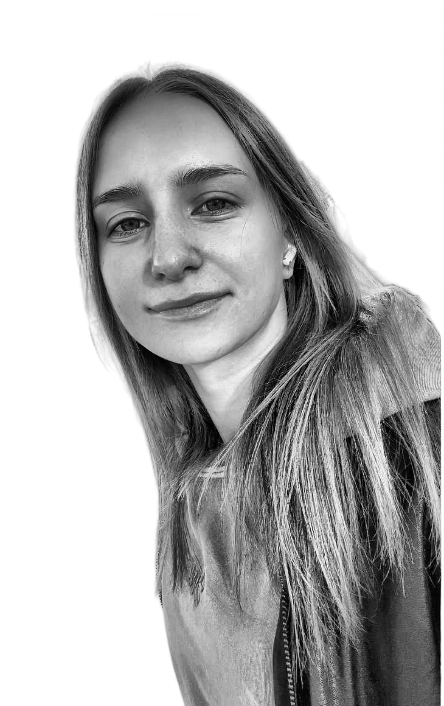
#> input picture source-prepped.png, 444 x 706 px, found by its file name
$ python make_ascii_svg.py
#> lines starting #> are read from the running program, lines starting #| are printed output that depends on the picture
"""
Перетворює source-prepped.png на самодрукуючий монохромний
ASCII-портрет у форматі анімованого SVG.

Використання:
    python scripts/make_ascii_svg.py
Результат: avi-ascii.svg (тут: portrait.svg за замовчуванням)
"""
import sys

import numpy as np
from PIL import Image, ImageFilter

# рампа символів: пробіл (яскраво/фон) -> щільні символи (темно/об'єкт).
# Довша й щільніша рампа з плавним переходом дає більше рівнів сірого,
# тому риси обличчя (тіні під бровами, вилиці, губи) не губляться в шумі.
RAMP = " .:-=+*#%@"

GRID_W = 210   # символів по горизонталі (визначає роздільність портрета)

FONT_SIZE = 8
CHAR_W = FONT_SIZE * 0.6   # приблизна ширина моноширинного символу
CHAR_H = FONT_SIZE * 1.15  # висота рядка

FILL_COLOR = "#c9d1d9"  # світло-сірий, монохром - без райдужних кольорів

GAMMA = 0.85  # <1 підсвітлює середні тони, підкреслюючи риси обличчя


def image_to_ascii_grid(path: str, grid_w: int) -> list[str]:
    img = Image.open(path).convert("L")
    img_w, img_h = img.size

    # Розмір сітки рахуємо від реальних пропорцій фото, компенсуючи
    # прямокутну форму символу моноширинного шрифту (CHAR_W x CHAR_H).
    # Інакше resize() до довільних grid_w x grid_h спотворює обличчя
    # (розтягує/стискає його) ще до того, як воно потрапить у ASCII.
    char_aspect = CHAR_H / CHAR_W
    grid_h = max(1, round(grid_w * (img_h / img_w) / char_aspect))

    # М'яке розмиття перед downsample прибирає піксельний шум/муар
    # (волосся, зернистість після CLAHE), залишаючи плавні світлотіні -
    # без цього кроку дрібні деталі перетворюються на випадкові символи.
    blur_radius = max(img_w / grid_w, img_h / grid_h) / 5
    if blur_radius > 0.3:
        img = img.filter(ImageFilter.GaussianBlur(radius=blur_radius))

    img = img.resize((grid_w, grid_h), Image.LANCZOS)
    arr = np.array(img).astype(np.float64) / 255.0

    # Гамма-корекція: підсвітлює середні тони, щоб риси обличчя
    # (не лише найтемніші волосся/тіні) отримали окремі символи рампи.
    arr = np.power(arr, GAMMA)

    rows = []
    ramp_len = len(RAMP)
    for y in range(grid_h):
        row_chars = []
        for x in range(grid_w):
            brightness = arr[y, x]  # 0.0 (темно) .. 1.0 (світло)
            idx = int((1.0 - brightness) * (ramp_len - 1))
            row_chars.append(RAMP[idx])
        rows.append("".join(row_chars))
    return rows


def escape_xml(s: str) -> str:
    return (
        s.replace("&", "&amp;")
        .replace("<", "&lt;")
        .replace(">", "&gt;")
    )


def render_svg(rows: list[str], out_path: str = "avi-ascii.svg"):
    grid_h = len(rows)
    grid_w = len(rows[0]) if rows else 0

    width = grid_w * CHAR_W
    height = grid_h * CHAR_H

    svg = []
    svg.append(
        f'<svg viewBox="0 0 {width:.0f} {height:.0f}" xmlns="http://www.w3.org/2000/svg" '
        f'font-family="Consolas, Menlo, monospace" font-size="{FONT_SIZE}">'
    )
    svg.append(f'<rect width="{width:.0f}" height="{height:.0f}" fill="#0d1117"/>')

    # clipPath для кожного рядка: анімована ширина 0 -> 100%, "друк" зліва направо
    svg.append("<defs>")
    for row_idx in range(grid_h):
        clip_id = f"clip{row_idx}"
        row_y = row_idx * CHAR_H
        svg.append(f'<clipPath id="{clip_id}">')
        svg.append(
            f'<rect x="0" y="{row_y:.1f}" height="{CHAR_H:.1f}" width="0">'
            f'<animate attributeName="width" from="0" to="{width:.0f}" '
            f'dur="0.35s" begin="{row_idx * 0.05:.2f}s" fill="freeze"/>'
            f'</rect>'
        )
        svg.append('</clipPath>')
    svg.append("</defs>")

    # текстові рядки, кожен обгорнутий власним clip-path
    for row_idx, row in enumerate(rows):
        y = (row_idx + 1) * CHAR_H - CHAR_H * 0.25
        text_escaped = escape_xml(row)
        svg.append(
            f'<g clip-path="url(#clip{row_idx})">'
            f'<text x="0" y="{y:.1f}" fill="{FILL_COLOR}" xml:space="preserve">{text_escaped}</text>'
            f'</g>'
        )

    svg.append("</svg>")

    with open(out_path, "w", encoding="utf-8") as f:
        f.write("".join(svg))
    print(f"OK: записано {out_path} ({width:.0f}x{height:.0f}, {grid_w}x{grid_h} символів)")


def main():
    input_path = sys.argv[1] if len(sys.argv) > 1 else "source-prepped.png"
    out_path = sys.argv[2] if len(sys.argv) > 2 else "avi-ascii.svg"
    rows = image_to_ascii_grid(input_path, GRID_W)
#> in image_to_ascii_grid, img is the input picture: PIL image 444x706 L; min 0, max 255, mean 182.1
#> in image_to_ascii_grid, `img = img.resize((grid_w, grid_h), Image.LANCZOS)`:
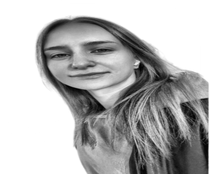
#> img: PIL image 210x174 L; min 0, max 255, mean 182.1
#> after the loop in image_to_ascii_grid, `for y in range(grid_h):`: rows = 174 items
#> rows = 174 items
    render_svg(rows, out_path)
#> in render_svg, `grid_h = len(rows)`: grid_h = 174
#> in render_svg, `grid_w = len(rows[0]) if rows else 0`: grid_w = 210
#> in render_svg, `width = grid_w * CHAR_W`: width = 1008
#> in render_svg, `height = grid_h * CHAR_H`: height = 1600.8
#> after the loop in render_svg, `for row_idx in range(grid_h):`: svg = 525 items
#> the loop in render_svg, `for row_idx, row in enumerate(rows):` made 174 passes
#> y on passes 1 to 3: 6.9, 16.1, 25.3
#> after the loop in render_svg, `for row_idx, row in enumerate(rows):`: svg = 700 items
#| OK: записано avi-ascii.svg (1008x1601, 210x174 символів)


if __name__ == "__main__":
    main()

$ run again, with source-photo.png copied over source-prepped.png
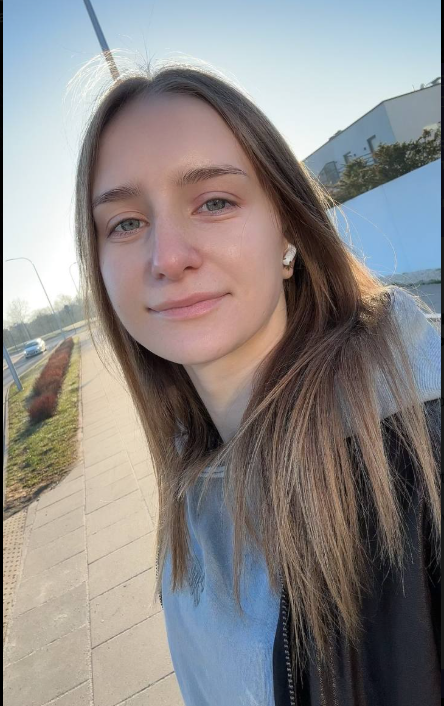
#> input picture source-photo.png, 444 x 706 px, found by its file name
#> in image_to_ascii_grid, `img = Image.open(path).convert("L")`:
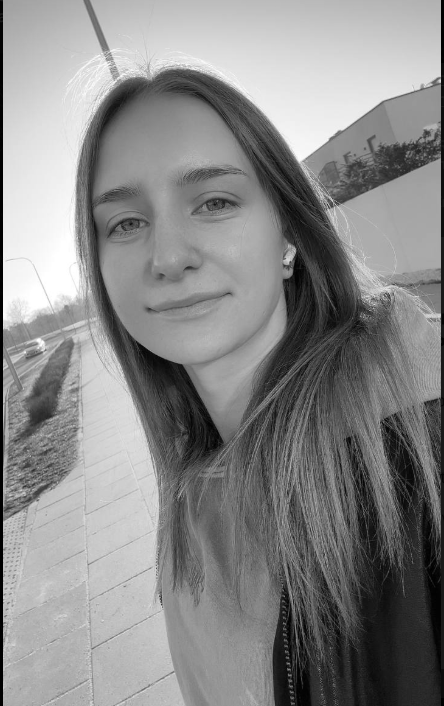
#> img: PIL image 444x706 L; min 0, max 255, mean 136.7
#> in image_to_ascii_grid, `img = img.resize((grid_w, grid_h), Image.LANCZOS)`:
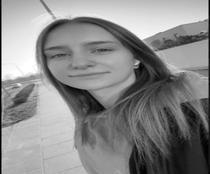
#> img: PIL image 210x174 L; min 0, max 255, mean 136.7
#> after the loop in image_to_ascii_grid, `for y in range(grid_h):`: rows = 174 items
#> in render_svg, `grid_h = len(rows)`: grid_h = 174
#> grid_w = 210
#> width = 1008
#> height = 1600.8
#> after the loop in render_svg, `for row_idx in range(grid_h):`: svg = 525 items
#> the loop in render_svg, `for row_idx, row in enumerate(rows):` made 174 passes
#> y on passes 1 to 3: 6.9, 16.1, 25.3
#> after the loop in render_svg, `for row_idx, row in enumerate(rows):`: svg = 700 items
#| OK: записано avi-ascii.svg (1008x1601, 210x174 символів)
